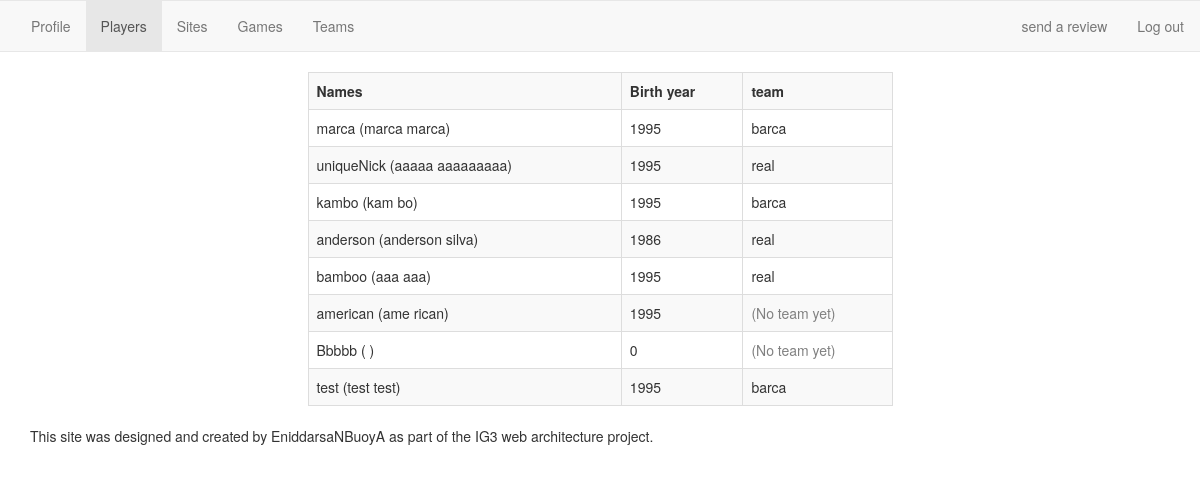
Page /controller/playerlist.php (signed in) on the committed database.
### tables this page shows
CREATE TABLE IF NOT EXISTS `player` (
  `playerId` int(11) NOT NULL AUTO_INCREMENT,
  `playerLogin` varchar(25) NOT NULL,
  `playerFirstName` varchar(25) DEFAULT NULL,
  `playerLastName` varchar(25) DEFAULT NULL,
  `playerBirthYear` int(11) DEFAULT NULL,
  `playerEmail` varchar(50) DEFAULT NULL,
  `playerTeam` int(11) DEFAULT NULL,
  `playerPassword` varchar(64) DEFAULT NULL,
  `salt` varchar(10) DEFAULT NULL,
  PRIMARY KEY (`playerId`),
  UNIQUE KEY `playerLogin` (`playerLogin`),
  UNIQUE KEY `playerEmail` (`playerEmail`),
  KEY `fk_player_playerTeam` (`playerTeam`)
);

CREATE TABLE IF NOT EXISTS `team` (
  `teamId` int(11) NOT NULL AUTO_INCREMENT,
  `teamName` varchar(25) NOT NULL,
  `teamCreationDate` date NOT NULL,
  PRIMARY KEY (`teamId`)
);

### controller/playerlist.php (called while the page is built, shortened)
<?php
include('../model/get_players.php');
$players=get_players();
foreach($players as $row => $player)
{
	$players[$row]['playerLogin'] = htmlspecialchars($player['playerLogin']);
	$players[$row]['playerFirstName'] = htmlspecialchars($player['playerFirstName']);
	$players[$row]['playerLastName'] = htmlspecialchars($player['playerLastName']);
	$players[$row]['playerBirthYear'] = htmlspecialchars($player['playerBirthYear']);
	$players[$row]['playerTeam'] = htmlspecialchars($player['playerTeam']);
	$players[$row]['teamName'] = htmlspecialchars($player['teamName']);
}
include_once('../view/playerlist.php');
?>

### model/get_players.php (called while the page is built)
<?php
function get_players()
{
	global $bdd;
	$req = $bdd->prepare('SELECT  playerId, playerLogin, playerFirstName, playerLastName,playerBirthYear, playerTeam, teamName FROM player LEFT OUTER JOIN team ON player.playerTeam=team.teamId;');
	$req->execute();
	$players = $req->fetchAll();
	return $players;
}

### view/playerlist.php (the view, shortened to what this page needs)
<!DOCTYPE html>
<html>
<head>
  <link rel="stylesheet" href="https://maxcdn.bootstrapcdn.com/bootstrap/3.3.6/css/bootstrap.min.css">
  <link rel="stylesheet" href="https://cdnjs.cloudflare.com/ajax/libs/bootstrap3-dialog/1.35.1/css/bootstrap-dialog.min.css">
</head>
  <body>
    <div class="row">
      <nav class="navbar navbar-default">
        <div class="container-fluid">
          <div class="navbar-header">
            <a class="navbar-brand active" href="profile.php"></a>
          </div>
          <div class="collapse navbar-collapse" id="bs-example-navbar-collapse-1">
            <ul class="nav navbar-nav">
              <li><a  href="profile.php"> Profile</a></li>
              <li  class="active"><a href="playerlist.php"> Players</a></li>
              <li><a href="sitelist.php"> Sites </a></li>
              <li><a href="gamelist.php"> Games </a></li>
              <li><a href="teamlist.php"> Teams </a></li>
            </ul>
            <ul class="nav navbar-nav navbar-right">
            <li><a href="review.php">send a review</a></li>
              <li><a href="disconnect.php">Log out</a></li>
            </ul>
      </div>
    </div>
  </nav>
</div>
<body>
  <div class="row">
    <div class="col-xs-3">
    </div>
    <div class="col-xs-6">
      <table class="table table-striped table-bordered">
        <tr> <th>Names</th> <th>Birth year</th> <th>team</th> </tr>
        <?php foreach($players as $player){?>
        <tr>
          <td><?php echo $player['playerLogin'].' ('.$player['playerFirstName'].' '.$player['playerLastName'].')';?></td>
          <td> <?php echo $player['playerBirthYear']?></td>
          <td> <?php if ($player['teamName']=='') echo "<font color=\"grey\">(No team yet) </font>"; else echo $player['teamName'];?></td>
      </tr>
      <?php }?>
    </table>
  </div>
</div>
<?php include("footer.php"); ?>
</body>
</html>

### rows in the picture
player: playerLogin "marca", playerFirstName "marca", playerLastName "marca", playerBirthYear "1995", playerTeam.teamName "barca"
player: playerLogin "uniqueNick", playerFirstName "aaaaa", playerLastName "aaaaaaaaa", playerBirthYear "1995", playerTeam.teamName "real"
player: playerLogin "kambo", playerFirstName "kam", playerLastName "bo", playerBirthYear "1995", playerTeam.teamName "barca"
player: playerLogin "anderson", playerFirstName "anderson", playerLastName "silva", playerBirthYear "1986", playerTeam.teamName "real"
player: playerLogin "bamboo", playerFirstName "aaa", playerLastName "aaa", playerBirthYear "1995", playerTeam.teamName "real"
player: playerLogin "american", playerFirstName "ame", playerLastName "rican", playerBirthYear "1995", shows "(No team yet)"
player: playerLogin "Bbbbb", playerBirthYear "0", shows "(No team yet)"
player: playerLogin "test", playerFirstName "test", playerLastName "test", playerBirthYear "1995", playerTeam.teamName "barca"
